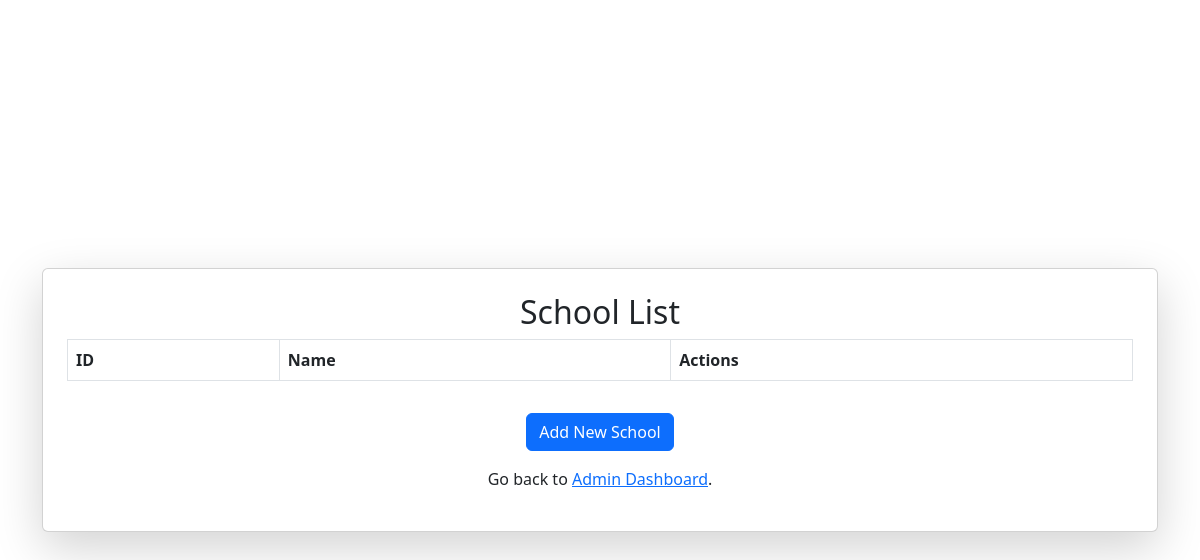
Page /manage_schools (signed in) on the earlier database version.
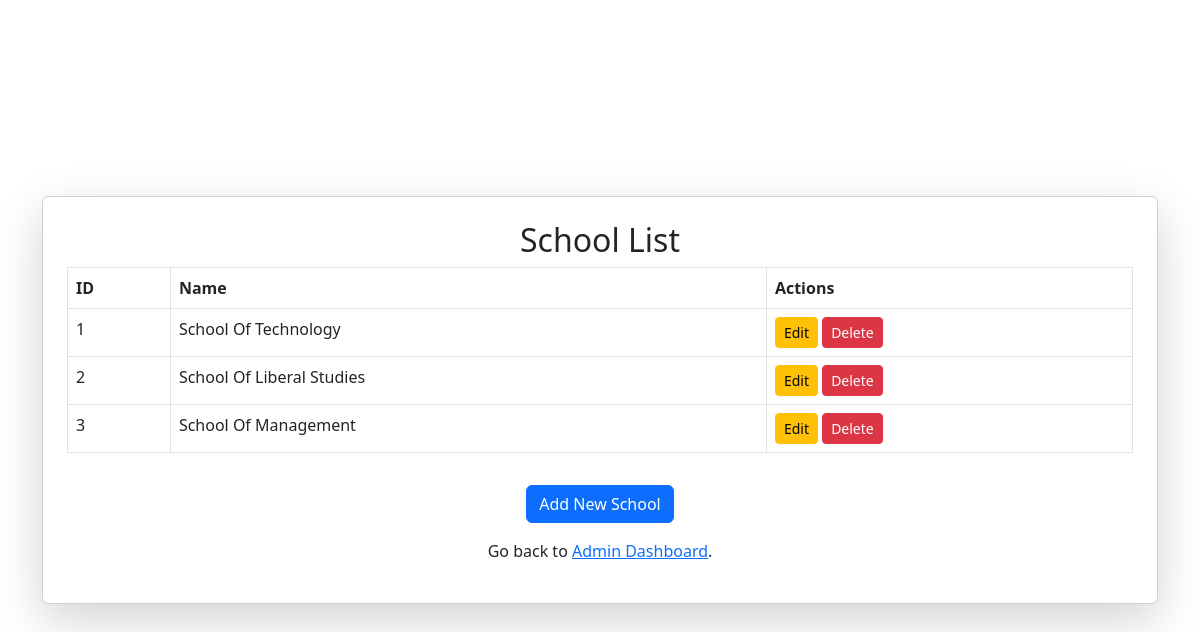
Same page on the later database version.
### tables this page shows
CREATE TABLE School (
                   id INTEGER PRIMARY KEY AUTOINCREMENT,
                   name TEXT NOT NULL
                );

### attendance_system/app.py (the view)
@app.route('/manage_schools')
@admin_required
def manage_schools():
    conn = sqlite3.connect(DB_PATH)
    cursor = conn.cursor()
    cursor.execute("SELECT * FROM School")
    schools = cursor.fetchall()
    conn.close()
    return render_template('manage_schools.html', schools=schools)

### attendance_system/app.py (called while the page is built)
@login_manager.user_loader
def load_user(user_id):
    conn = sqlite3.connect(DB_PATH)
    cursor = conn.cursor()
    cursor.execute("SELECT id, email, role FROM users WHERE id = ?", (user_id,))
    user = cursor.fetchone()
    conn.close()
    if user:
        return User(id=user[0], email=user[1], role=user[2])
    return None

def admin_required(f):
    @wraps(f)
    def decorated_function(*args, **kwargs):
        if 'user_id' not in session or session.get('role') != 'admin':
            return "Access Denied: Admins Only", 403
        return f(*args, **kwargs)
    return decorated_function

### attendance_system/templates/manage_schools.html (shortened to what this page needs)
<!DOCTYPE html>
<html lang="en">
<head>
    <link rel="stylesheet" href="https://cdn.jsdelivr.net/npm/bootstrap@5.3.0/dist/css/bootstrap.min.css">
</head>
<body class="d-flex justify-content-center align-items-center vh-100">
    <div class="container">
        <div class="card p-4 shadow-lg">
            <h2 class="text-center">School List</h2>
            <table class="table table-bordered">
                <thead>
                    <tr>
                        <th>ID</th>
                        <th>Name</th>
                        <th>Actions</th>
                    </tr>
                </thead>
                <tbody>
                    {% for school in schools %}
                    <tr>
                        <td>{{ school[0] }}</td>
                        <td>{{ school[1] }}</td>
                        <td>
                            <a href="{{ url_for('edit_school', school_id=school[0]) }}" class="btn btn-warning btn-sm">Edit</a>
                            <a href="{{ url_for('delete_school', school_id=school[0]) }}" class="btn btn-danger btn-sm" onclick="return confirm('Are you sure?')">Delete</a>
                        </td>
                    </tr>
                    {% endfor %}
                </tbody>
            </table>
            <div class="text-center mt-3">
                <a href="{{ url_for('add_school') }}" class="btn btn-primary">Add New School</a>
            </div>
            <p class="text-center mt-3">Go back to <a href="{{ url_for('admin_dashboard') }}">Admin Dashboard</a>.</p>
        </div>
    </div>
</body>
</html>

Differences in the rows shown:
added School: id "1", name "School Of Technology"
added School: id "2", name "School Of Liberal Studies"
added School: id "3", name "School Of Management"
